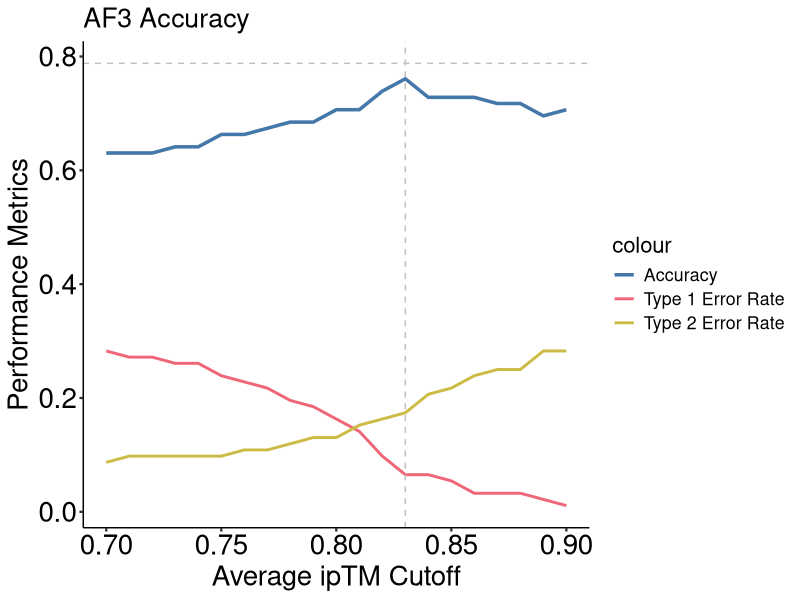
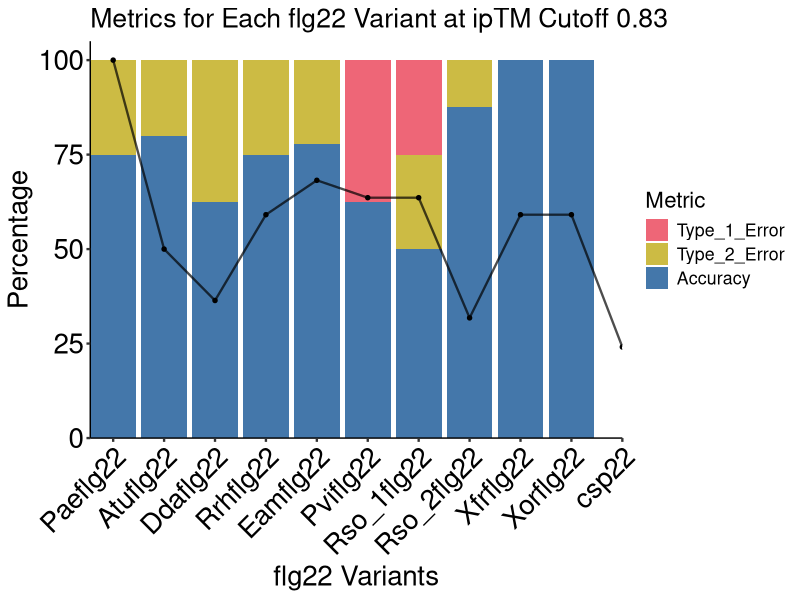
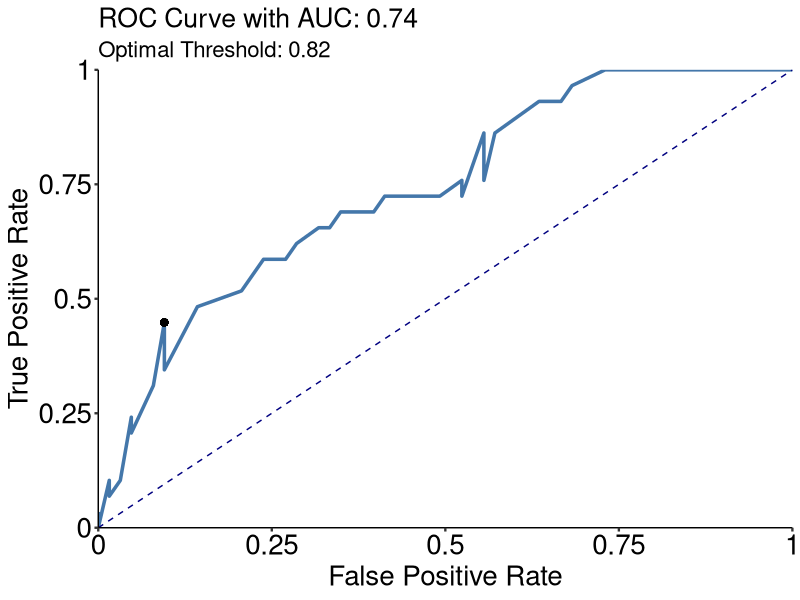
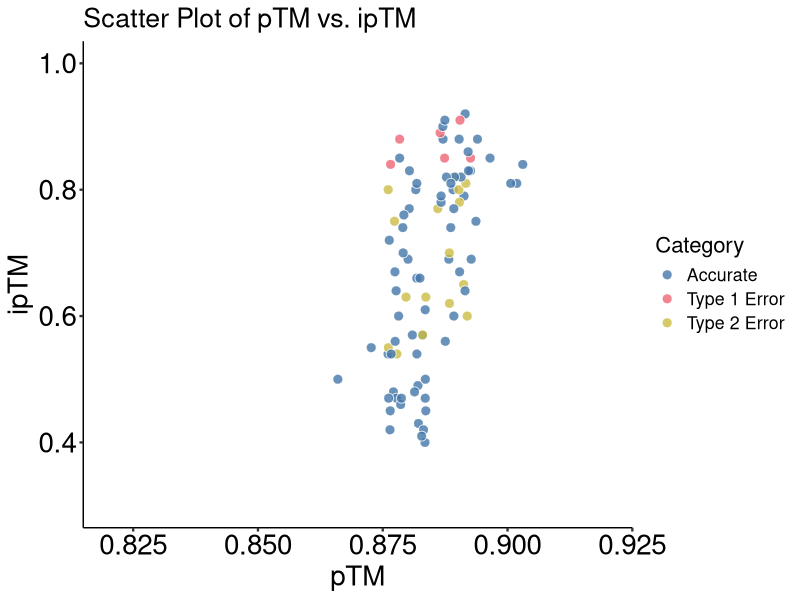
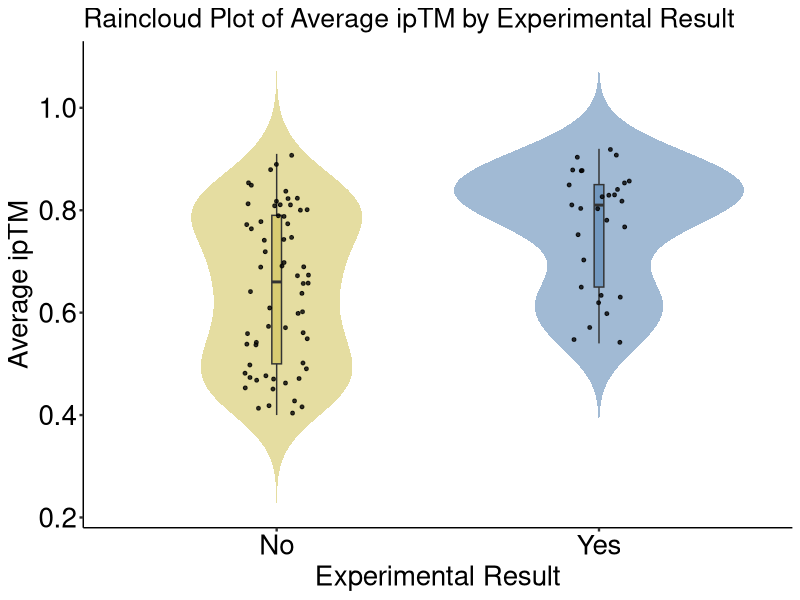
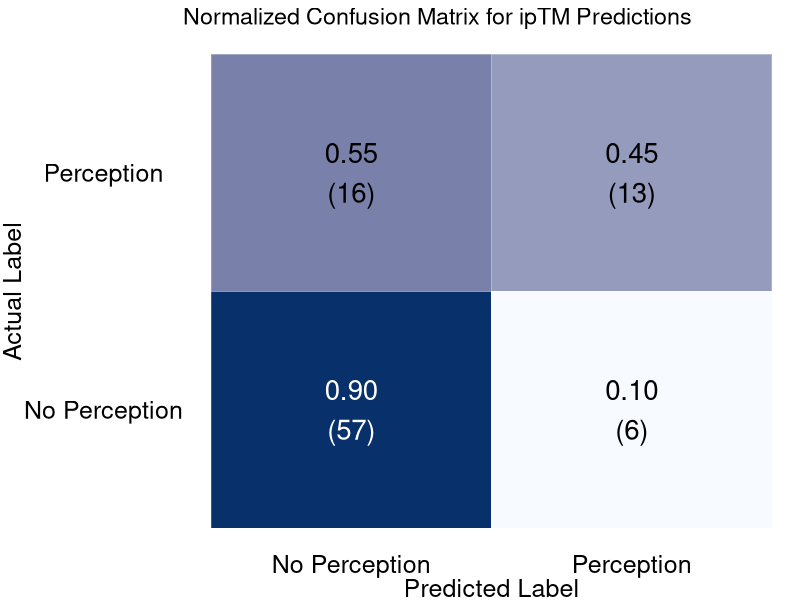
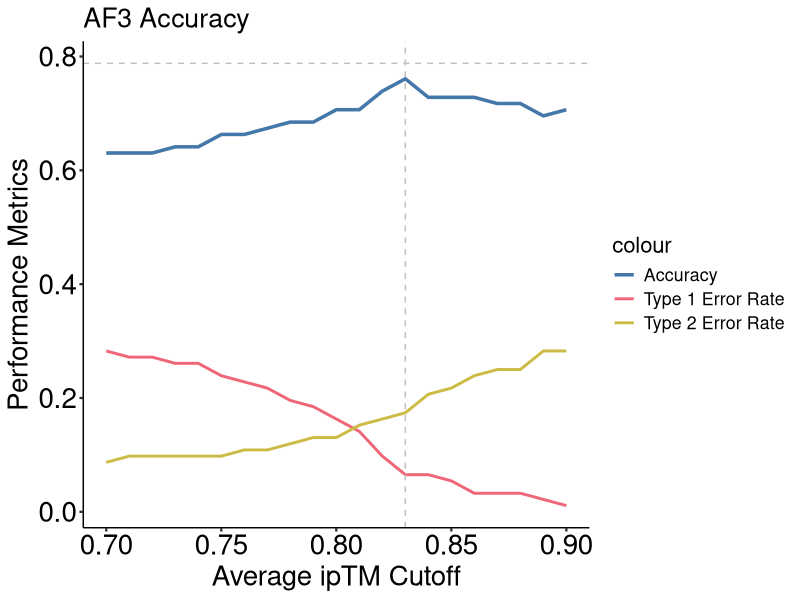
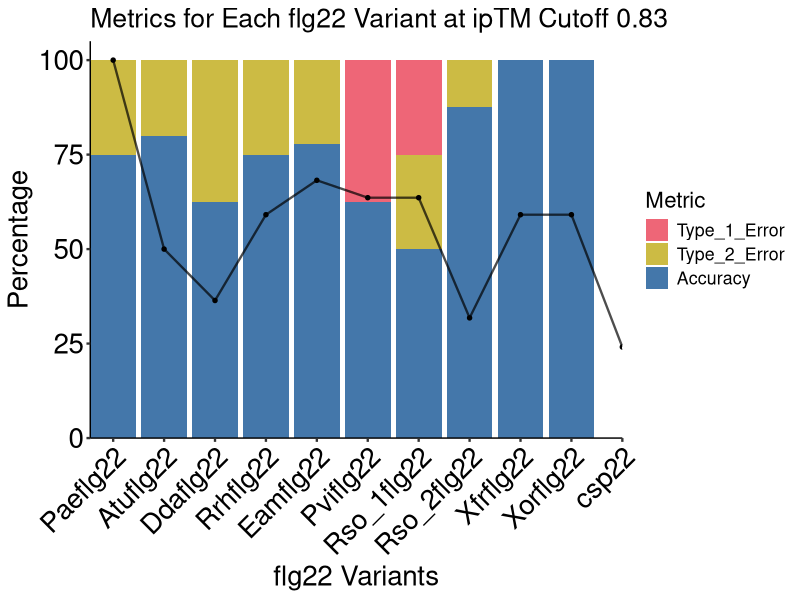

Recreate these plots in R, in order.
## ---- chunk 1
knitr::opts_chunk$set(echo = TRUE)
## ---- chunk 2
# Load required libraries
library(ggplot2)
library(dplyr)
library(tidyr)

my_ggplot_theme <- theme_classic() +
  theme(text = element_text(size = 16),
        axis.title.x = element_text(size = 20, color = "black"),
        axis.title.y = element_text(size = 20, color = "black"),
        axis.text.x = element_text(size = 20, color = "black"),
        axis.text.y = element_text(size = 20, color = "black"),
        axis.ticks = element_line(size = 0.8))

# Read the data
data <- read.csv("../input/af3/ipTM_ploting.csv")

# Define the range of cutoffs and expand the data
cutoffs <- seq(0.7, 0.9, by = 0.01)
expanded_data <- data %>% 
  crossing(Cutoff = cutoffs) %>% 
  mutate(
    Cutoff = as.numeric(Cutoff),  # Ensure Cutoff is numeric
    Accurate = ifelse(Average_ipTM >= Cutoff & Experimental_Result == "Yes" |
                      Average_ipTM < Cutoff & Experimental_Result == "No", 1, 0),
    Type_1_Error = ifelse(Average_ipTM >= Cutoff & Experimental_Result == "No", 1, 0),
    Type_2_Error = ifelse(Average_ipTM < Cutoff & Experimental_Result == "Yes", 1, 0)
  ) %>% 
  group_by(Cutoff) %>% 
  summarise(
    Accuracy = mean(Accurate),
    Type_1_Error_Rate = mean(Type_1_Error),
    Type_2_Error_Rate = mean(Type_2_Error),
    .groups = 'drop'
  )

# Find the optimal cutoff where accuracy is maximum
optimal_cutoff_index <- which.max(expanded_data$Accuracy)
optimal_cutoff <- expanded_data$Cutoff[optimal_cutoff_index]
max_accuracy <- expanded_data$Accuracy[optimal_cutoff_index]
max_type_1_error_rate <- expanded_data$Type_1_Error_Rate[optimal_cutoff_index]
max_type_2_error_rate <- expanded_data$Type_2_Error_Rate[optimal_cutoff_index]

# Output results
cat("Optimal ipTM Cutoff:", optimal_cutoff, "\n")
cat("Highest Accuracy:", max_accuracy * 100, "%\n")
cat("Type 1 Error Rate at Optimal Cutoff:", max_type_1_error_rate * 100, "%\n")
cat("Type 2 Error Rate at Optimal Cutoff:", max_type_2_error_rate * 100, "%\n")

# Plotting
ggplot(expanded_data, aes(x = Cutoff)) +
  geom_line(aes(y = Accuracy, color = "Accuracy"), size = 1.2) +
  geom_line(aes(y = Type_1_Error_Rate, color = "Type 1 Error Rate"), size = 1) +
  geom_line(aes(y = Type_2_Error_Rate, color = "Type 2 Error Rate"), size = 1) +
  geom_vline(xintercept = 0.83, linetype = "dashed", color = "gray", size = 0.5) +
  geom_hline(yintercept = 0.788, linetype = "dashed", color = "gray", size = 0.5) +
  scale_color_manual(values = c("Accuracy" = "#4477aa", "Type 1 Error Rate" = "#ee6677", "Type 2 Error Rate" = "#ccbb44")) +
  labs(x = "Average ipTM Cutoff", y = "Performance Metrics", title = "AF3 Accuracy") +
  my_ggplot_theme

ggsave("../output/af3/AF3_accuracy.pdf", dpi = 300, width = 8, height = 5)


## ---- chunk 3
# Load necessary libraries
library(ggplot2)
library(dplyr)
library(tidyr)

# Load and prepare the data
data <- read.csv("../input/af3/ipTM_ploting.csv")

data_processed <- data %>%
  mutate(
    Accuracy = ifelse((Average_ipTM >= 0.83 & Experimental_Result == "Yes") | 
                      (Average_ipTM < 0.83 & Experimental_Result == "No"), 1, 0),
    Type_1_Error = ifelse(Average_ipTM >= 0.83 & Experimental_Result == "No", 1, 0),
    Type_2_Error = ifelse(Average_ipTM < 0.83 & Experimental_Result == "Yes", 1, 0)
  ) %>%
  group_by(flg22_variants) %>%
  summarise(
    Accuracy_Percentage = mean(Accuracy) * 100,
    Type_1_Error_Percentage = mean(Type_1_Error) * 100,
    Type_2_Error_Percentage = mean(Type_2_Error) * 100,
    .groups = 'drop'
  )

# Correctly pivot the data
data_long <- data_processed %>%
  pivot_longer(
    cols = c("Accuracy_Percentage", "Type_1_Error_Percentage", "Type_2_Error_Percentage"),
    names_to = "Metric",
    values_to = "Percentage"
  ) %>%
  mutate(Metric = gsub("_Percentage$", "", Metric))

# Set the order of flg22 variants as in the similarity matrix
variant_order <- c("csp22", "Paeflg22", "Atuflg22", "Ddaflg22", "Rrhflg22", "Eamflg22", "Pviflg22", "Rso_1flg22", "Rso_2flg22", "Xfrflg22", "Xorflg22")
data_long$flg22_variants <- factor(data_long$flg22_variants, levels = variant_order)
data_long$Metric <- factor(data_long$Metric, levels = c("Type_1_Error", "Type_2_Error", "Accuracy"))
# Prepare similarity data
similarity_data <- data.frame(
  flg22_variants = variant_order,
  sim = c(24.1, 100, 50, 36.4, 59.1, 68.2, 63.6, 63.6, 31.8, 59.1, 59.1)
)
similarity_data$flg22_variants <- factor(similarity_data$flg22_variants, levels = variant_order)

# Plot
stacked_plot <- ggplot(data_long, aes(x = flg22_variants, y = Percentage, fill = Metric)) +
  geom_bar(stat = "identity", position = "stack") +
  scale_fill_manual(values = c("Accuracy" = "#4477aa", "Type_1_Error" = "#ee6677", "Type_2_Error" = "#ccbb44")) +
  labs(title = "Metrics for Each flg22 Variant at ipTM Cutoff 0.83",
       x = "flg22 Variants", y = "Percentage") +
  my_ggplot_theme +
   scale_y_continuous(expand = c(0, 0), limits = c(0, 105))+
   scale_x_discrete(expand = c(0, 0))+
  theme(axis.text.x = element_text(angle = 45, hjust = 1))

# Add similarity data as a line plot over the bars
final_plot <- stacked_plot +
  geom_line(data = similarity_data, aes(x = flg22_variants, y = sim, group = 1), color = "black", size = 0.8, inherit.aes = FALSE, alpha = 0.7) +
  geom_point(data = similarity_data, aes(x = flg22_variants, y = sim), color = "black", size = 1.2, inherit.aes = FALSE)

# Display the combined plot
print(final_plot)

# Optionally, save the plot
ggsave("../output/af3/combined_metrics_similarity_plot.pdf", final_plot, width = 10, height = 6)


## ---- chunk 4
# Load necessary libraries
library(ggplot2)
library(pROC)
library(readr)  # Use read_csv from readr

# Read the data from the CSV file
data <- read_csv("../input/af3/ipTM_ploting.csv")  # Ensure the correct path and file extension

# Ensure the experimental results are properly formatted
data$Experimental_Result <- as.factor(data$Experimental_Result)

# Calculate the ROC curve
roc_obj <- roc(response = data$Experimental_Result, predictor = data$Average_ipTM)

# Extract coordinates for the ROC curve
coords <- coords(roc_obj, "all", ret = c("threshold", "sensitivity", "specificity", "accuracy"))
coords_df <- as.data.frame(coords)  # Convert to data frame for ggplot

# Calculate AUC
auc_value <- auc(roc_obj)

# Calculate maximum accuracy index
max_acc_index <- which.max(coords_df$accuracy)

# Plot the ROC curve using ggplot2
roc_plot <- ggplot(coords_df, aes(x = 1 - specificity, y = sensitivity)) +
  geom_line(color = "#4477aa", size = 1.2) +
  geom_line(data = data.frame(x = c(0, 1), y = c(0, 1)), aes(x, y), linetype = "dashed", color = "navy") +
  geom_point(aes(x = 1 - specificity[max_acc_index], y = sensitivity[max_acc_index]), color = "black", size = 2) +
  scale_x_continuous(expand = c(0, 0), limits = c(0, 1), breaks = c(0, 0.25, 0.5, 0.75, 1), labels = c("0", "0.25", "0.5", "0.75", "1")) +
  scale_y_continuous(expand = c(0, 0), limits = c(0, 1), breaks = c(0, 0.25, 0.5, 0.75, 1), labels = c("0", "0.25", "0.5", "0.75", "1")) +
  labs(title = sprintf("ROC Curve with AUC: %.2f", auc_value), 
       subtitle = sprintf("Optimal Threshold: %.2f", coords_df$threshold[max_acc_index]),
       x = "False Positive Rate", y = "True Positive Rate") +
 my_ggplot_theme

# Print the plot
print(roc_plot)

# Save the plot
ggsave("../output/af3/ROC.pdf", plot = roc_plot, width = 6.5, height = 6, dpi = 300)

## ---- chunk 5
# Load necessary libraries
library(ggplot2)
library(readr)
library(dplyr)

# Load the data from a CSV file
data <- read_csv("../input/af3/ipTM_ploting.csv")  # Replace with the correct file path

# Calculate the categories based on your conditions:
# Accurate: (ipTM >= 0.83 and Experimental Result = Yes) or (ipTM < 0.83 and Experimental Result = No)
# Type 1 Error: (ipTM >= 0.83 and Experimental Result = No)
# Type 2 Error: (ipTM < 0.83 and Experimental Result = Yes)
data <- data %>%
  mutate(Category = case_when(
    (Average_ipTM >= 0.83 & Experimental_Result == "Yes") | (Average_ipTM < 0.83 & Experimental_Result == "No") ~ "Accurate",
    Average_ipTM >= 0.83 & Experimental_Result == "No" ~ "Type 1 Error",
    Average_ipTM < 0.83 & Experimental_Result == "Yes" ~ "Type 2 Error",
    TRUE ~ "Uncategorized"  # Handling any data that does not fit the above categories
  ))

# Define a custom theme
my_ggplot_theme <- theme_classic() +
  theme(text = element_text(size = 16),
        axis.title.x = element_text(size = 20, color = "black"),
        axis.title.y = element_text(size = 20, color = "black"),
        axis.text.x = element_text(size = 20, color = "black"),
        axis.text.y = element_text(size = 20, color = "black"),
        axis.ticks = element_line(size = 0.8))

# Adding jitter to the pTM values within ggplot using geom_jitter
ggplot(data, aes(x=Average_pTM, y=Average_ipTM, fill=Category)) +
  geom_jitter(width=0.004, height=0, alpha=0.8, size=3, shape=21, stroke=0.5, color="white") +  # Adding jitter only horizontally with white outline
  scale_fill_manual(values=c("Accurate"="#4477aa", "Type 1 Error"="#ee6677", "Type 2 Error"="#ccbb44")) +
  labs(x="pTM", y="ipTM", title="Scatter Plot of pTM vs. ipTM") +
  xlim(0.82, 0.92) + ylim(0.3, 1)+
  my_ggplot_theme
  

# Display the plot
print(ggplot)
ggsave("../output/af3/scatter.pdf", width = 7, height = 6, dpi = 300)

## ---- chunk 6
# Load necessary libraries
library(ggplot2)
library(dplyr)
library(readr)  # For reading the CSV file

# Read the data from a CSV file
data <- read_csv("../input/af3/ipTM_ploting.csv")

# Assuming the data has columns 'Experimental_Result' and 'Average_ipTM'
data <- data %>%
  mutate(Experimental_Result = factor(Experimental_Result))

# Creating the raincloud plot
ggplot(data, aes(x = Experimental_Result, y = Average_ipTM, fill = Experimental_Result)) +
  geom_violin(trim = FALSE, alpha = 0.5, color = NA, show.legend = FALSE) +  # Density plot
  geom_boxplot(width = 0.03, outlier.shape = NA, alpha = 0.5, show.legend = FALSE) +  # Boxplot inside the violin
  geom_jitter(size = 1, alpha = 0.8, color = "black", width = 0.1, show.legend = FALSE) +  # Points with jitter
  scale_fill_manual(values = c("#ccbb44", "#4477aa")) +  # Custom colors for each experimental result
  labs(title = "Raincloud Plot of Average ipTM by Experimental Result",
       x = "Experimental Result",
       y = "Average ipTM") +
  #geom_hline(yintercept = 0.83, linetype = "solid", color = "darkgrey", size = 0.5) +
  #legend()+
 my_ggplot_theme

# Optionally, you can save the plot to a file
ggsave("../output/af3/raincloud.pdf", width = 6, height = 6, dpi = 300)


## ---- chunk 7
# Load necessary libraries
library(ggplot2)
library(dplyr)
library(readr)  # Ensure read_csv is available

# Read the data
data <- read_csv("../input/af3/ipTM_ploting.csv")

# Apply cutoff to 'Average_ipTM' to get predictions
data$Predicted_Result <- ifelse(data$Average_ipTM >= 0.83, "Perception", "No Perception")

# Adjust experimental result for consistent labeling
data$Experimental_Result <- ifelse(data$Experimental_Result == "Yes", "Perception", "No Perception")

# Calculate the confusion matrix
table_data <- table(Actual = data$Experimental_Result, Predicted = data$Predicted_Result)

# Normalize the confusion matrix by actual outcomes
table_data_normalized <- prop.table(table_data, 1)

# Convert the matrix to a dataframe for ggplot, including actual counts
df_cm <- as.data.frame(table_data)
names(df_cm) <- c("Actual", "Predicted", "Count")
df_cm$Freq <- as.vector(table_data_normalized)

# Plotting
ggplot(data = df_cm, aes(x = Predicted, y = Actual, fill = Freq)) +
  geom_tile(color = "white") +
  geom_text(aes(label = sprintf("%.2f\n(%d)", Freq, Count), color = ifelse(Freq > 0.7, "white", "black")),
            vjust = 0.5, hjust = 0.5, size = 7) +  # Center text and increase size
  scale_fill_gradient(low = "#f7fbff", high = "#08306b") +  # Using a blue gradient from light to dark
  scale_color_identity() +  # Allow direct color specification in geom_text
  labs(title = "Normalized Confusion Matrix for ipTM Predictions", x = "Predicted Label", y = "Actual Label") +
  theme_void() +
  theme(text = element_text(size = 14),
        axis.title.x = element_text(size = 18, color = "black"),
        axis.title.y = element_text(size = 18, color = "black", angle = 90),
        axis.text.x = element_text(size = 18, color = "black"),
        axis.text.y = element_text(size = 18, color = "black"),
#        axis.ticks = element_line(size = 0.8),
        legend.position = "none")

# Save the plot
ggsave("../output/af3/confusion_matrix.pdf", width = 7, height = 6, dpi = 300)
